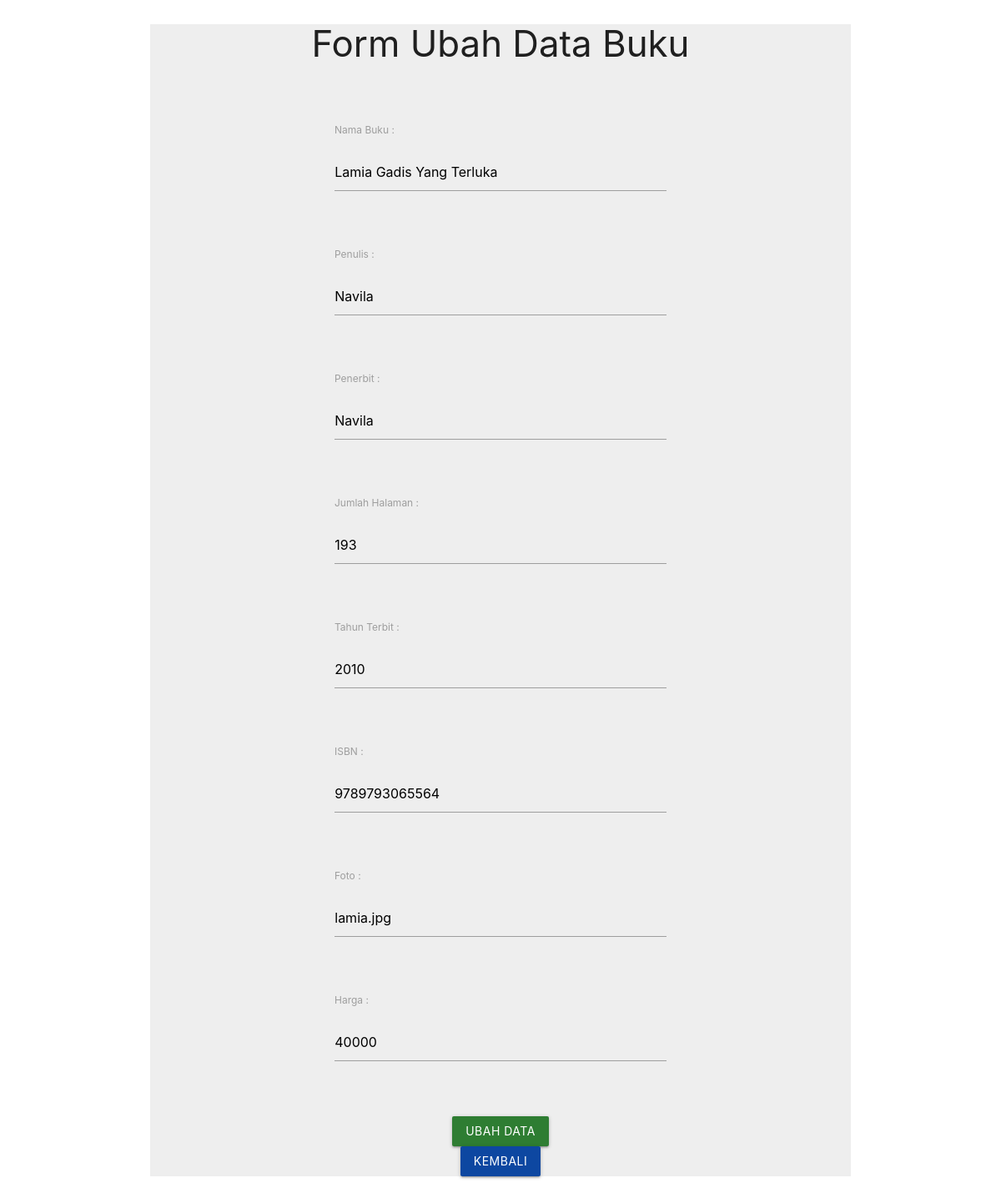
Screenshot of /latihan7a/php/ubah.php?id=4 with the database file from the repository.
### tables this page shows
CREATE TABLE `buku` (
  `id` int(11) NOT NULL,
  `nama_buku` varchar(50) DEFAULT NULL,
  `penulis` varchar(50) DEFAULT NULL,
  `penerbit` varchar(50) DEFAULT NULL,
  `jumlah_halaman` int(11) DEFAULT NULL,
  `tahun_terbit` int(11) DEFAULT NULL,
  `isbn` char(15) DEFAULT NULL,
  `foto` varchar(50) DEFAULT NULL,
  `harga` int(11) DEFAULT NULL
);

### latihan7a/php/functions.php (called while the page is built, shortened)
<?php
function koneksi()
{
    $conn = mysqli_connect("localhost", "root", "") or die("koneksi ke DB gagal");
    mysqli_select_db($conn, "tubes_193040038") or die("Database salah!");
    return $conn;
}
function query($sql)
{
    $conn = koneksi();
    $result = mysqli_query($conn, "$sql");
    $rows = [];
    while ($row = mysqli_fetch_assoc($result)) {
        $rows[] = $row;
    }
    return $rows;
}

### latihan7a/php/ubah.php (the view, shortened to what this page needs)
<?php
require 'functions.php';
$id = $_GET['id'];
$buku = query("SELECT * FROM buku WHERE id = $id")[0];
?>
<!DOCTYPE html>
<html lang="en">
<head>
  <link type="text/css" rel="stylesheet" href="../css/materialize.min.css" media="screen,projection" />
</head>
<body>
  <div class="container grey lighten-3">
    <center>
      <h3>Form Ubah Data Buku</h3>
    </center>
    <div class="row">
      <form action="" method="POST">
        <div class="row">
          <div class="input-field col s6 offset-s3">
          </div>
        </div>
        <div class="row">
          <div class="input-field col s6 offset-s3">
            <label for="nama_buku">Nama Buku :</label><br>
            <input type="text" name="nama_buku" id="nama_buku" required value="<?= $buku['nama_buku']; ?>"><br><br>
          </div>
        </div>
        <div class="row">
          <div class="input-field col s6 offset-s3">
            <label for="penulis">Penulis :</label><br>
            <input type="text" name="penulis" required value="<?= $buku['penulis']; ?>"><br><br>
          </div>
        </div>
        <div class="row">
          <div class="input-field col s6 offset-s3">
            <label for="penerbit">Penerbit :</label><br>
            <input type="text" name="penerbit" required value="<?= $buku['penerbit']; ?>"><br><br>
          </div>
        </div>
        <div class="row">
          <div class="input-field col s6 offset-s3">
            <label for="jumlah_halaman">Jumlah Halaman :</label><br>
            <input type="text" name="jumlah_halaman" required value="<?= $buku['jumlah_halaman']; ?>"><br><br>
          </div>
        </div>
        <div class="row">
          <div class="input-field col s6 offset-s3">
            <label for="tahun_terbit">Tahun Terbit :</label><br>
            <input type="text" name="tahun_terbit" required value="<?= $buku['tahun_terbit']; ?>"><br><br>
          </div>
        </div>
        <div class="row">
          <div class="input-field col s6 offset-s3">
            <label for="isbn">ISBN :</label><br>
            <input type="text" name="isbn" required value="<?= $buku['isbn']; ?>"><br><br>
          </div>
        </div>
        <div class="row">
          <div class="input-field col s6 offset-s3">
            <label for="foto">Foto :</label><br>
            <input type="text" name="foto" required value="<?= $buku['foto']; ?>"><br><br>
          </div>
        </div>
        <div class="row">
          <div class="input-field col s6 offset-s3">
            <label for="harga">Harga :</label><br>
            <input type="text" name="harga" required value="<?= $buku['harga']; ?>">
          </div>
        </div>
        <br>
        <center><button class="waves-effect green darken-3 btn" type="submit" name="ubah">Ubah Data</button></center>
        <center><a class="waves-effect blue darken-4 btn" href="admin.php">Kembali</a></center>
      </form>
    </div>
  </div>
</body>
</html>

### rows the page displays
buku: nama_buku "Lamia Gadis Yang Terluka", penulis "Navila", penerbit "Navila", jumlah_halaman "193", tahun_terbit "2010", isbn "9789793065564", foto "lamia.jpg", harga "40000"
